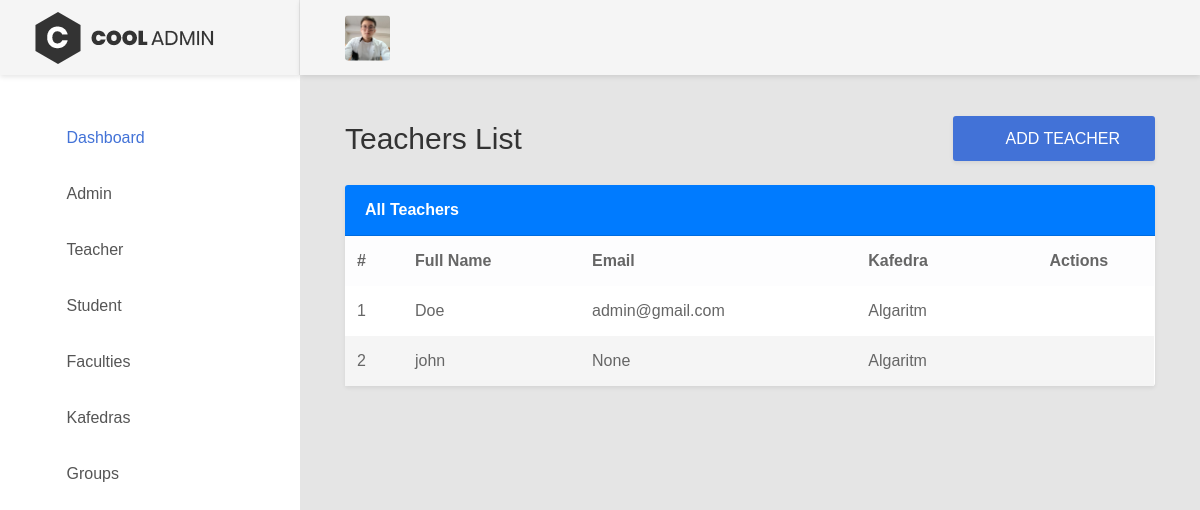
/dashboard/teacher/list/, run on the app's committed database.
### unver/models.py (models this page shows, shortened)
class Teachers(models.Model):
    user = models.OneToOneField('Users', on_delete=models.CASCADE)
    kafedra = models.ForeignKey(Kafedra, on_delete=models.CASCADE)
    class Meta:
        managed = True
        db_table = 'Teachers'

class Users(AbstractBaseUser, PermissionsMixin):
    username = models.CharField(max_length=150, unique=True)
    full_name = models.CharField(max_length=255)
    email = models.EmailField(null=True, blank=True)
    role = models.ForeignKey('Roles', on_delete=models.SET_NULL, null=True, blank=True)
    is_active = models.BooleanField(default=True)
    is_staff = models.BooleanField(default=False)
    date_joined = models.DateTimeField(auto_now_add=True)
    USERNAME_FIELD = 'username'
    REQUIRED_FIELDS = ['full_name']
    objects = CustomUserManager()
    class Meta:
        db_table = 'Users'
        managed = True

class Kafedra(models.Model):
    name = models.TextField()
    faculty = models.ForeignKey(Faculty, on_delete=models.CASCADE)
    class Meta:
        managed = True
        db_table = 'Kafedra'

### unver/views/admin_views.py (the view)
# urls.py: path('teacher/list/', admin_list_teacher, name='teacher_list'),
def admin_list_teacher(request):
    teachers = Teachers.objects.select_related('user', 'kafedra')
    return render(request, 'admin/teacher/list.html', {'teachers': teachers})

### templates/admin/teacher/list.html
{% extends 'admin/base.html' %}
{% load static %}
{% block content %}
<div class="page-container">
    {% include 'admin/userbar.html' %}
    <div class="main-content">
        <div class="section__content section__content--p30">
            <div class="container-fluid">
                <div class="overview-wrap mb-4">
                    <h2 class="title-1">Teachers List</h2>
                    <a class="au-btn au-btn-icon au-btn--blue shadow-sm" href="{% url 'teacher_create' %}">
                        <i class="zmdi zmdi-plus"></i>Add Teacher
                    </a>
                </div>
                <div class="card shadow-sm border-0">
                    <div class="card-header bg-primary text-white">
                        <strong>All Teachers</strong>
                    </div>
                    <div class="card-body p-0">
                        <div class="table-responsive">
                            <table class="table table-borderless table-striped table-hover mb-0">
                                <thead class="table-light">
                                    <tr>
                                        <th>#</th>
                                        <th>Full Name</th>
                                        <th>Email</th>
                                        <th>Kafedra</th>
                                        <th class="text-center">Actions</th>
                                    </tr>
                                </thead>
                                <tbody>
                                    {% for t in teachers %}
                                        <tr>
                                            <td>{{ forloop.counter }}</td>
                                            <td>{{ t.user.full_name }}</td>
                                            <td>{{ t.user.email }}</td>
                                            <td>{{ t.kafedra.name }}</td>
                                            <td class="text-center">
                                                <a class="item mx-2 text-warning" href="{% url 'teacher_edit' pk=t.id %}" title="Edit">
                                                    <i class="zmdi zmdi-edit"></i>
                                                </a>
                                                <a class="item mx-2 text-danger" href="{% url 'teacher_delete' pk=t.id %}" title="Delete">
                                                    <i class="zmdi zmdi-delete"></i>
                                                </a>
                                            </td>
                                        </tr>
                                    {% empty %}
                                        <tr><td colspan="5" class="text-center text-muted py-3">No teachers found</td></tr>
                                    {% endfor %}
                                </tbody>
                            </table>
                        </div>
                    </div>
                </div>
            </div>
        </div>
    </div>
</div>
{% endblock %}

### data on the page
Teachers: user.full_name "Doe", user.email "admin@gmail.com", kafedra.name "Algaritm"
Teachers: user.full_name "john", user.email "None", kafedra.name "Algaritm"
